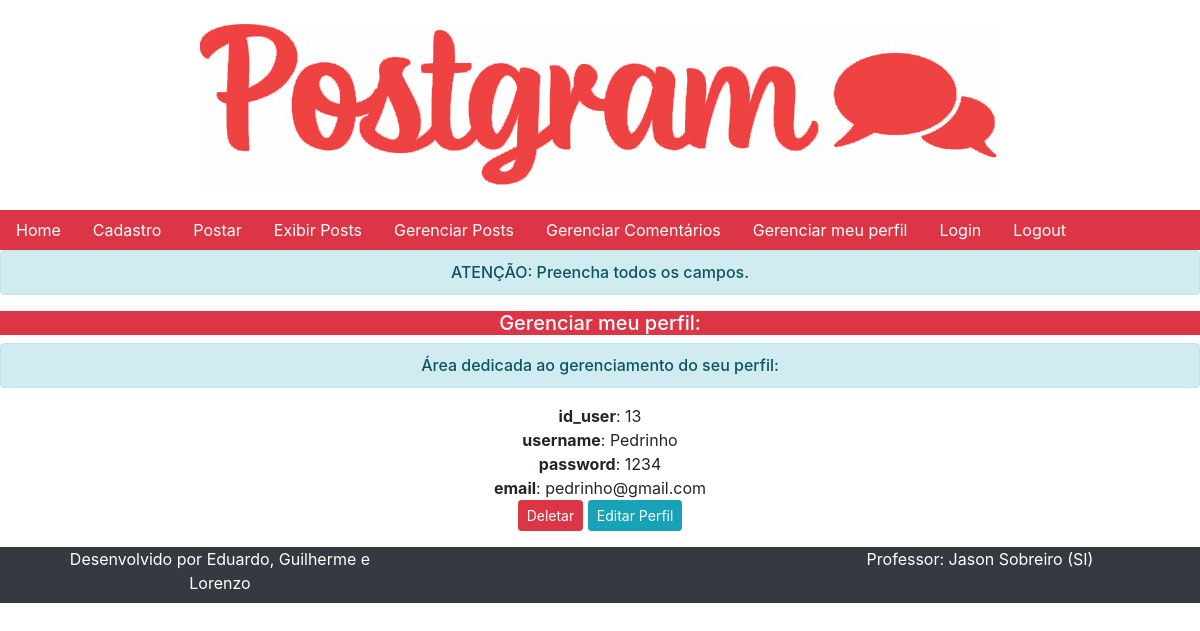
/perfil.php?msg=emptyFields (signed in), run on the app's committed database.
### tables this page shows
CREATE TABLE `tb_users` (
  `id_user` int(11) NOT NULL,
  `username` varchar(60) NOT NULL,
  `password` varchar(20) NOT NULL,
  `email` varchar(60) NOT NULL
);

### perfil.php (the view, shortened to what this page needs)
 <!DOCTYPE html>
<html lang="pt-br">
<head>
	<link rel="stylesheet" type="text/css" href="bootstrap/css/bootstrap.min.css">
</head>
<body class="text-center">
<br>
<div>
	<img src="postgrammini.jpg" class="rounded mx-auto d-block">
</div><br>
	<?php
	include 'menu.php';
	include 'functions.php';
	echo verificarMsg();
	include 'conn.php';
	if (empty($_SESSION['id_user']))
	{
		echo "Nao foi possivel carregar";
	}
	else
		$id_user=$_SESSION['id_user'];
	$sql = "SELECT * FROM tb_users WHERE id_user = $id_user";
	$result = mysqli_query($conn, $sql);
	$linhas = mysqli_affected_rows($conn);
	if($linhas > 0)
	{
		echo '<h5 class="text bg-danger text-white text-center">Gerenciar meu perfil:</h5>';
		echo"<h6 class='alert alert-info text-center'>Área dedicada ao gerenciamento do seu perfil:</h6>";
		while ($registros = mysqli_fetch_assoc($result))
		{
			echo '<p>';
			foreach ($registros as $indice => $valor)
			{
				if($indice == 'id_user')
				{
					$id_user = $valor;
				}
				echo "<strong>$indice</strong>: $valor <br>";
			}
			echo '<a href="deletar_perfil.php?id_post='.$id_user.'"
			onclick="return confirm(\'Deseja excluir este perfil ? ATENÇÃO: Ao excluir esse perfil automaticamente apagará todos os posts cadastrados.\')"
			class="btn btn-danger btn-sm">
			Deletar</a>';
			echo ' <a href="editar_perfil.php?id_post='.$id_user.'"
			class="btn btn-info btn-sm">
			Editar Perfil</a>';
			echo '</p>';
		}
	}
	else
	{
		echo '<h6 class="alert alert-info">Não há nenhum perfil cadastrado...</h6>';
	}
?>
<ul class="nav bg-dark text-white">
<div class="container-fluid" id="container-rodape">
	<div class="container">
		<div class="row">
			<div class="col-xs-12 col-sn-12 col-md-4 col-lg-4">
			<p class="p- mb-2">Desenvolvido por Eduardo, Guilherme e Lorenzo</p>
			</div>
			<div class="col-xs-12 col-sn-12 col-md-4 col-lg-4">
			</div>
			<div class="col-xs-12 col-sn-12 col-md-4 col-lg-4">
			<p class="p- mb-2">Professor: Jason Sobreiro (SI)</p>
			</div>
		</div>
	</div>
</div>
</ul>
</body>
</html>

### data on the page
tb_users: indice "id_user", id_user "13", indice "username", username "Pedrinho", indice "password", password "1234", indice "email", email "pedrinho@gmail.com"
